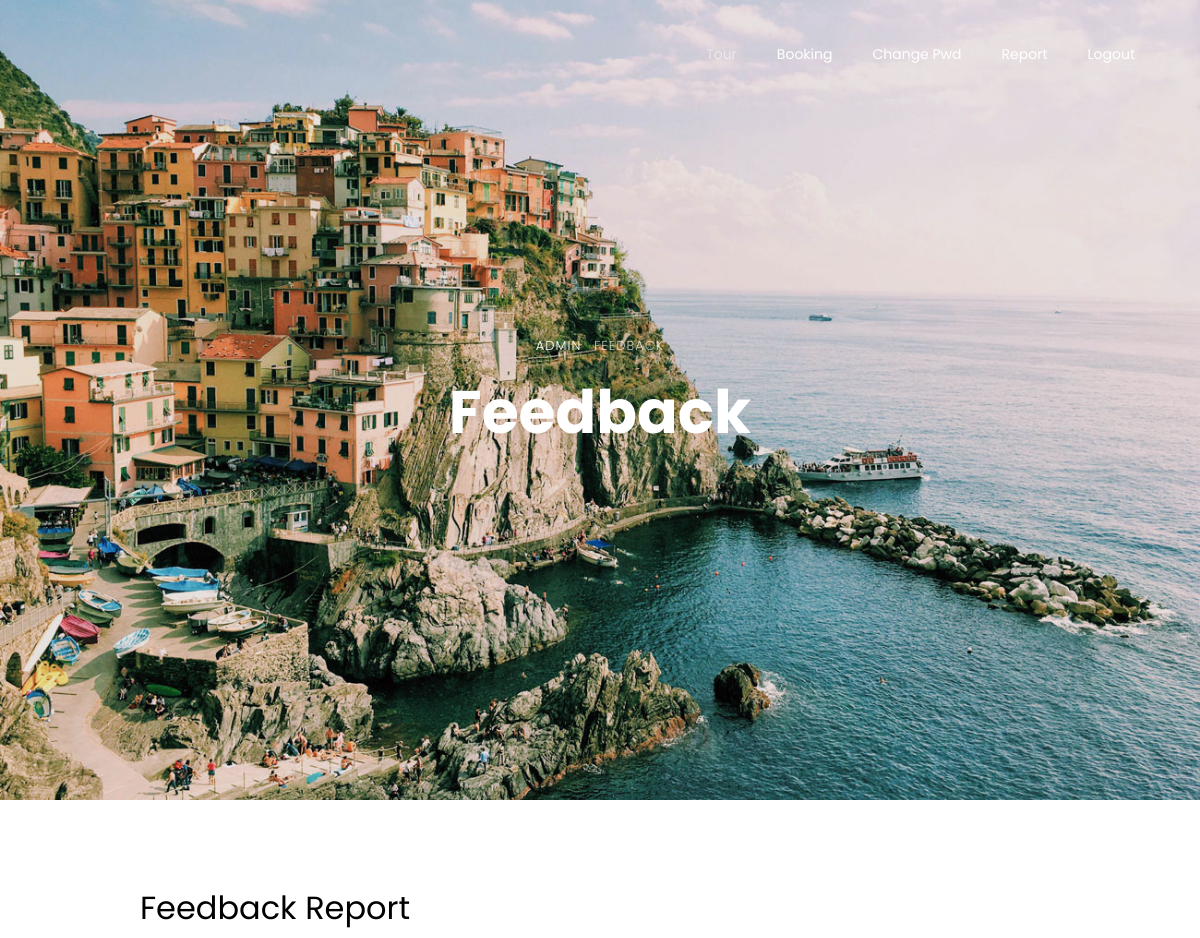
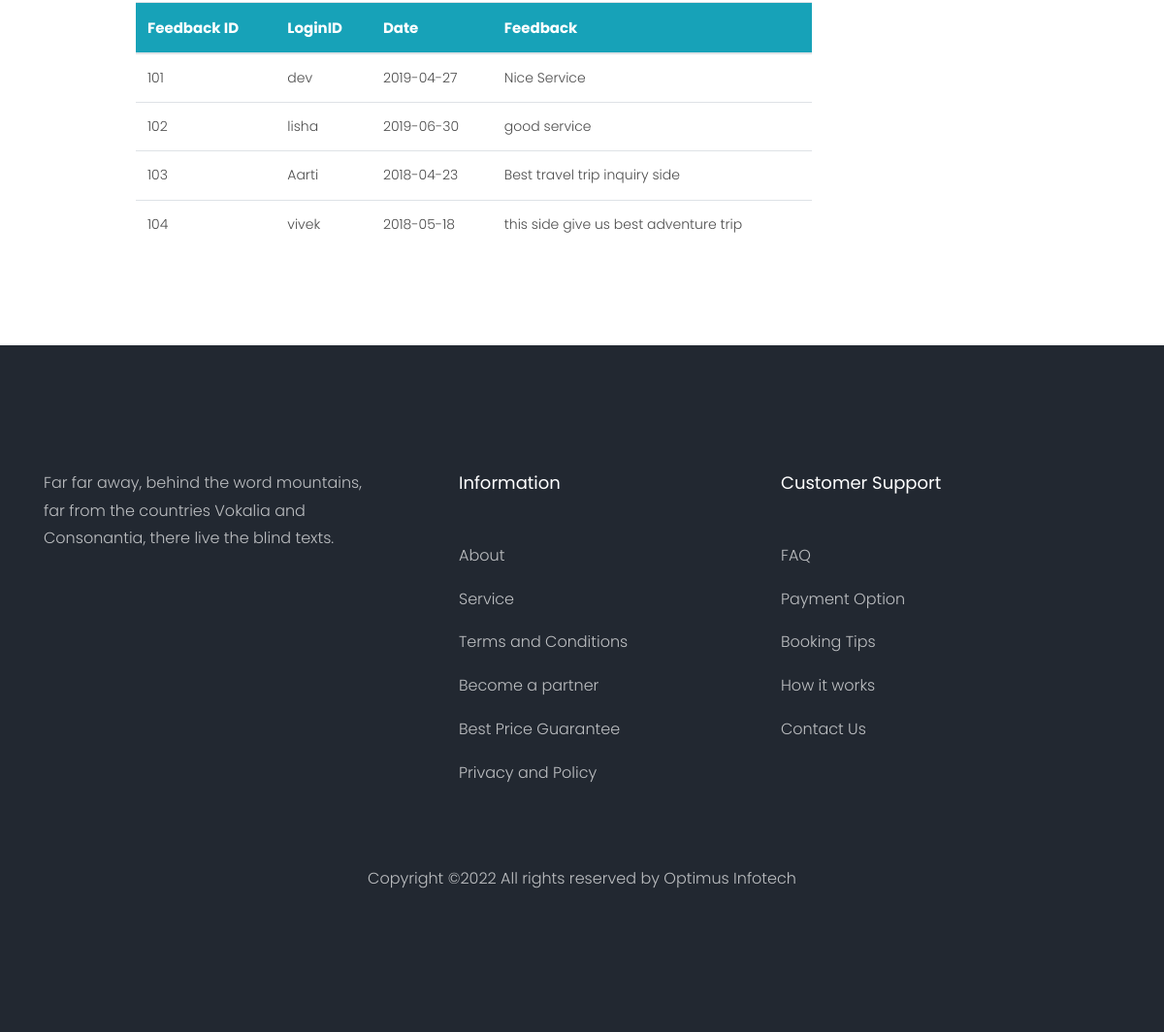
The app's page /Travel_Booking_System/Admin_Report_Feedback.php with its own data (2 pictures, top to bottom).
### tables this page shows
CREATE TABLE IF NOT EXISTS `feedback_tb` (
  `fid` int(10) NOT NULL,
  `loginid` varchar(20) NOT NULL,
  `fdate` varchar(20) NOT NULL,
  `feedback` varchar(500) NOT NULL,
  PRIMARY KEY (`fid`)
);

### Travel_Booking_System/Admin_Report_Feedback.php (the view, shortened to what this page needs)
<!DOCTYPE html>
<html lang="en">
  <head>
    <link rel="stylesheet" href="css/open-iconic-bootstrap.min.css">
    <link rel="stylesheet" href="css/animate.css">
    <link rel="stylesheet" href="css/owl.carousel.min.css">
    <link rel="stylesheet" href="css/owl.theme.default.min.css">
    <link rel="stylesheet" href="css/magnific-popup.css">
    <link rel="stylesheet" href="css/aos.css">
    <link rel="stylesheet" href="css/ionicons.min.css">
    <link rel="stylesheet" href="css/bootstrap-datepicker.css">
    <link rel="stylesheet" href="css/jquery.timepicker.css">
    <link rel="stylesheet" href="css/flaticon.css">
    <link rel="stylesheet" href="css/icomoon.css">
    <link rel="stylesheet" href="css/style.css">
  </head>
  <body>
  <nav class="navbar navbar-expand-lg navbar-dark ftco_navbar bg-dark ftco-navbar-light" id="ftco-navbar">
    <div class="container">
      <div class="collapse navbar-collapse" id="ftco-nav">
        <ul class="navbar-nav ml-auto">
          <li class="nav-item active"><a href="Admin_Tour.php" class="nav-link">Tour</a></li>
          <li class="nav-item"><a href="Admin_Booking.php" class="nav-link">Booking</a></li>
		  <li class="nav-item"><a href="Admin_Change_Pwd.php" class="nav-link">Change Pwd</a></li>
		  <li class="nav-item"><a href="Admin_Report.php" class="nav-link">Report</a></li>
		  <li class="nav-item"><a href="Login.php" class="nav-link">Logout</a></li>
        </ul>
      </div>
    </div>
  </nav>
    <?php include "dbcon.php";?>
    <div class="hero-wrap js-fullheight" style="background-image: url('images/bg_3.jpg');height:300px">
      <div class="container">
        <div class="row no-gutters slider-text js-fullheight align-items-center justify-content-center" data-scrollax-parent="true">
          <div class="col-md-9 ftco-animate text-center" data-scrollax=" properties: { translateY: '70%' }">
            <p class="breadcrumbs" data-scrollax="properties: { translateY: '30%', opacity: 1.6 }"><span class="mr-2"><a href="index.html">Admin</a></span> <span>Feedback</span></p>
            <h1 class="mb-3 bread" data-scrollax="properties: { translateY: '30%', opacity: 1.6 }">Feedback</h1>
          </div>
        </div>
      </div>
    </div>
		<section class="ftco-section contact-section ftco-degree-bg">
      <div class="container">
        <div class="row block-9">
		<div class="col-md-1 pr-md-5"></div>
          <div class="col-md-8 pr-md-5">
			<h2>Feedback Report</h2>
			<table class="table table-hover">
			<thead>
				<tr class="bg-info" style="color:white;font-size:15px">
					<th>Feedback ID</th><th>LoginID</th><th>Date</th><th>Feedback</th>
				</tr>
			</thead>
			<tbody>
			<?php
			$result=mysql_query("select * from feedback_tb",$db);
			while($row=mysql_fetch_array($result))
			{
				echo "<tr>";
				echo "<td>$row[0]</td><td>$row[1]</td><td>$row[2]</td><td>$row[3]</td>";
				echo "</tr>";
			}
			?>
			</tbody>
			</table>
          </div>
        </div>
      </div>
    </section>
    <footer class="ftco-footer ftco-bg-dark ftco-section">
      <div class="container">
        <div class="row mb-5">
          <div class="col-md">
            <div class="ftco-footer-widget mb-4">
              <p>Far far away, behind the word mountains, far from the countries Vokalia and Consonantia, there live the blind texts.</p>
              <ul class="ftco-footer-social list-unstyled float-md-left float-lft mt-5">
              </ul>
            </div>
          </div>
          <div class="col-md">
            <div class="ftco-footer-widget mb-4 ml-md-5">
              <h2 class="ftco-heading-2">Information</h2>
              <ul class="list-unstyled">
                <li><a href="#" class="py-2 d-block">About</a></li>
                <li><a href="#" class="py-2 d-block">Service</a></li>
                <li><a href="#" class="py-2 d-block">Terms and Conditions</a></li>
                <li><a href="#" class="py-2 d-block">Become a partner</a></li>
                <li><a href="#" class="py-2 d-block">Best Price Guarantee</a></li>
                <li><a href="#" class="py-2 d-block">Privacy and Policy</a></li>
              </ul>
            </div>
          </div>
          <div class="col-md">
             <div class="ftco-footer-widget mb-4">
              <h2 class="ftco-heading-2">Customer Support</h2>
              <ul class="list-unstyled">
                <li><a href="#" class="py-2 d-block">FAQ</a></li>
                <li><a href="#" class="py-2 d-block">Payment Option</a></li>
                <li><a href="#" class="py-2 d-block">Booking Tips</a></li>
                <li><a href="#" class="py-2 d-block">How it works</a></li>
                <li><a href="#" class="py-2 d-block">Contact Us</a></li>
              </ul>
            </div>
          </div>
        </div>
          <div class="row">
          <div class="col-md-12 text-center">
            <p>
  Copyright &copy;<script>document.write(new Date().getFullYear());</script> All rights reserved by <a href="https://colorlib.com" target="_blank">Optimus Infotech</a>
  </p>
          </div>
        </div>
      </div>
    </footer>
  </body>
</html>

### records on screen
feedback_tb: fid "101", loginid "dev", fdate "2019-04-27", feedback "Nice Service"
feedback_tb: fid "102", loginid "lisha", fdate "2019-06-30", feedback "good service"
feedback_tb: fid "103", loginid "Aarti", fdate "2018-04-23", feedback "Best travel trip inquiry side"
feedback_tb: fid "104", loginid "vivek", fdate "2018-05-18", feedback "this side give us best adventure trip"
